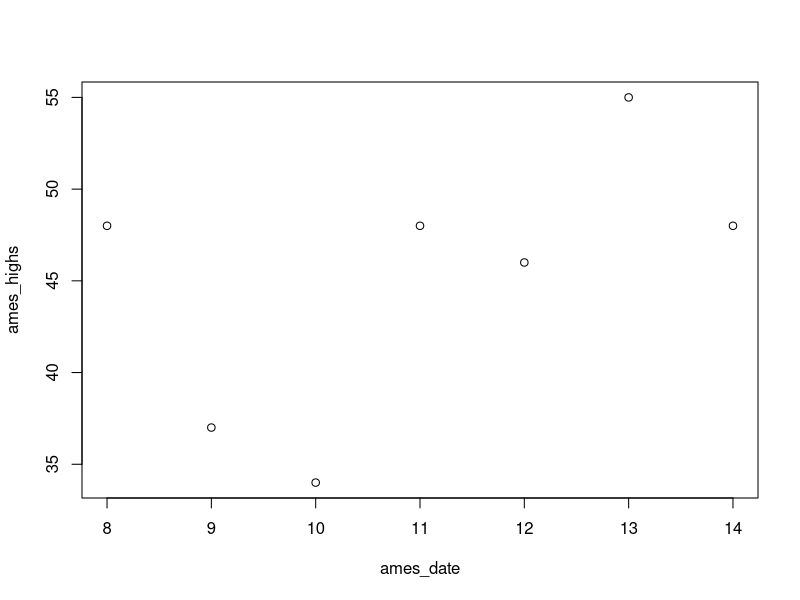
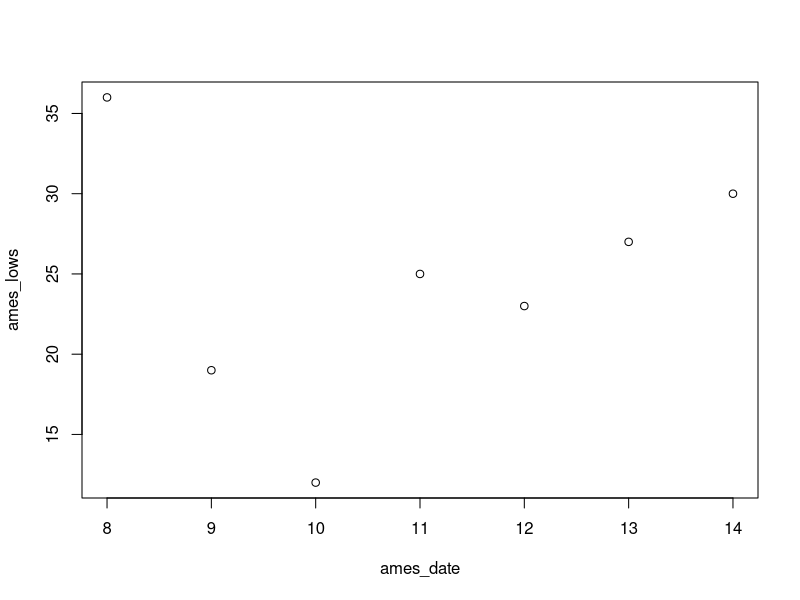

Source code (R) for these figures, in order:
# Lily Ehler
# L A 558
# Exercise 4a

# Plot 1 data: High temps in Ames 2/8 - 2/14
ames_highs <- c(48, 37, 34, 48, 46, 55, 48)
ames_date <- c(8, 9, 10, 11, 12, 13, 14)

plot(ames_date, ames_highs)


# Plot 2 data: Low temps in Ames 2/8 - 2/14
ames_lows <- c(36, 19, 12, 25, 23, 27, 30)
ames_dates <- c(8, 9, 10, 11, 12, 13, 14)

plot(ames_date, ames_lows)